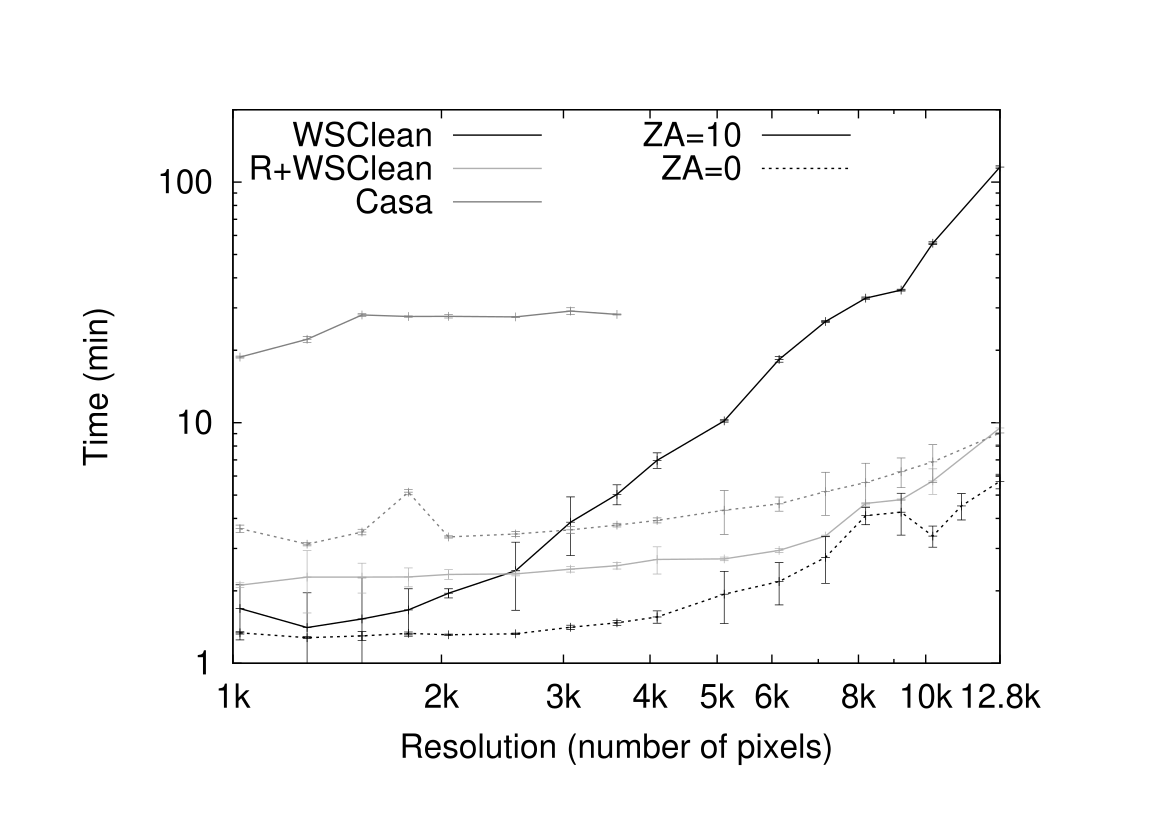

Write gnuplot code to recreate this figure.
set terminal postscript enhanced color font 'Helvetica,24'
set logscale xy
set xrange [1000:12800]
set yrange [1:200]
set xtics ("1k" 1000, "2k" 2000, "3k" 3000, "4k" 4000, 1, "5k" 5000, "6k" 6000, "" 7000 1, "8k" 8000,  "" 9000 1, "10k" 10000, "12.8k" 12800)
set output "resolution-bw.ps"
set key top left vertical maxrows 3
set xlabel "Resolution (number of pixels)"
set ylabel "Time (min)"
plot "timings-ZA010-resolution-wsclean.txt" using 2:(column(3)/60) with lines lw 2.0 lt 1 lc rgb "#000000" title "WSClean", \
		 "timings-ZA010-resolution-wsclean.txt" using 2:(column(3)/60):(column(4)/60*5) with errorbars lt 1 lc rgb "#000000" title "", \
     "timings-ZA010-resolution-wssclean.txt" using 2:(column(3)/60) with lines lw 2.0 lt 1 lc rgb "#B0B0B0" title "R+WSClean", \
		 "timings-ZA010-resolution-wssclean.txt" using 2:(column(3)/60):(column(4)/60*5) with errorbars lt 1 lc rgb "#B0B0B0" title "", \
     "timings-ZA010-resolution-casa.txt" using 2:(column(3)/60) with lines lw 2.0 lt 1 lc rgb "#808080" title "Casa", \
		 "timings-ZA010-resolution-casa.txt" using 2:(column(3)/60):(column(4)/60*5) with errorbars lt 1 lc rgb "#808080" title "", \
     "timings-zenith-resolution-wsclean.txt" using 2:(column(3)/60) with lines lw 2.0 lt 3 lc rgb "#000000" title "", \
		 "timings-zenith-resolution-wsclean.txt" using 2:(column(3)/60):(column(4)/60*5) with errorbars lt 1 lc rgb "#000000" title "", \
     "timings-zenith-resolution-casa.txt" using 2:(column(3)/60) with lines lw 2.0 lt 3 lc rgb "#808080" title "", \
		 "timings-zenith-resolution-casa.txt" using 2:(column(3)/60):(column(4)/60*5) with errorbars lt 1 lc rgb "#808080" title "", \
		 NaN with lines lt 1 lw 2 lc rgb "#000000" title "ZA=10", \
		 NaN with lines lt 3 lw 2 lc rgb "#000000" title "ZA=0"
#(x/1000)**3 with lines lw 2.0 title "x^3"
#(x/1000)**4 with lines lw 2.0 title "x^4"
